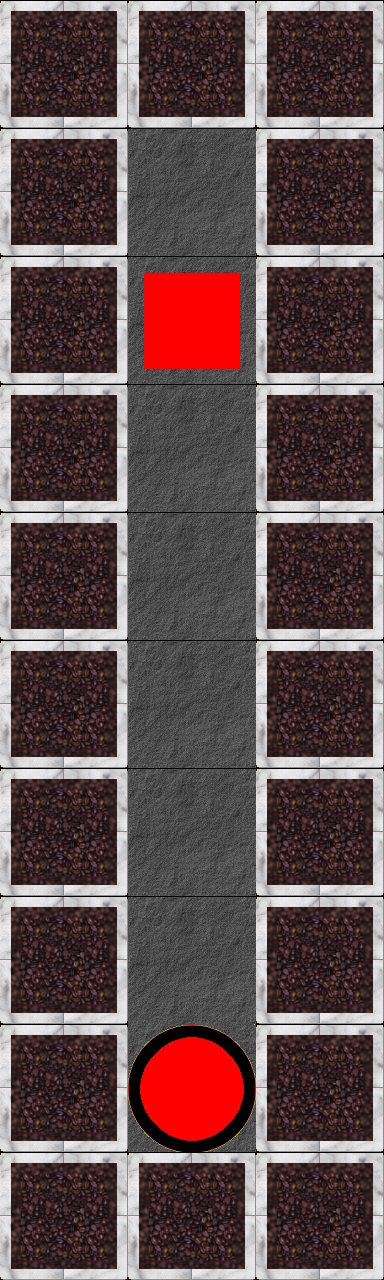

This game map was drawn from its Tiled (.tmx) file and the tilesets committed beside it. A one-line description and the full map source follow:
An orthogonal 3x10 tile map with 128x128 px tiles, 2 tile layers (tiles, blocks).

<map version="1.0" orientation="orthogonal" width="3" height="10" tilewidth="128" tileheight="128">
 <properties>
  <property name="minMoves" value="1" />
 </properties>
 <tileset firstgid="1" name="blocks&amp;tiles" tilewidth="128" tileheight="128">
  <image source="..\img\tiles_blocks.png" width="512" height="1024" />
 </tileset>
 <layer name="tiles" width="3" height="10">
  <data>
   <tile gid="3" />
   <tile gid="3" />
   <tile gid="3" />
   <tile gid="3" />
   <tile gid="2" />
   <tile gid="3" />
   <tile gid="3" />
   <tile gid="2" />
   <tile gid="3" />
   <tile gid="3" />
   <tile gid="2" />
   <tile gid="3" />
   <tile gid="3" />
   <tile gid="2" />
   <tile gid="3" />
   <tile gid="3" />
   <tile gid="2" />
   <tile gid="3" />
   <tile gid="3" />
   <tile gid="2" />
   <tile gid="3" />
   <tile gid="3" />
   <tile gid="2" />
   <tile gid="3" />
   <tile gid="3" />
   <tile gid="9" />
   <tile gid="3" />
   <tile gid="3" />
   <tile gid="3" />
   <tile gid="3" />
  </data>
 </layer>
 <layer name="blocks" width="3" height="10">
  <data>
   <tile gid="0" />
   <tile gid="0" />
   <tile gid="0" />
   <tile gid="0" />
   <tile gid="0" />
   <tile gid="0" />
   <tile gid="0" />
   <tile gid="13" />
   <tile gid="0" />
   <tile gid="0" />
   <tile gid="0" />
   <tile gid="0" />
   <tile gid="0" />
   <tile gid="0" />
   <tile gid="0" />
   <tile gid="0" />
   <tile gid="0" />
   <tile gid="0" />
   <tile gid="0" />
   <tile gid="0" />
   <tile gid="0" />
   <tile gid="0" />
   <tile gid="0" />
   <tile gid="0" />
   <tile gid="0" />
   <tile gid="0" />
   <tile gid="0" />
   <tile gid="0" />
   <tile gid="0" />
   <tile gid="0" />
  </data>
 </layer>
</map>
